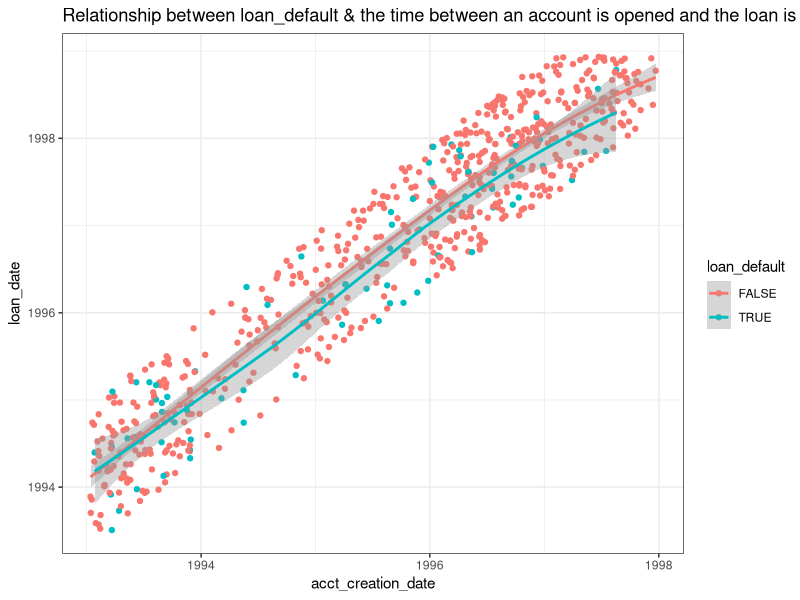
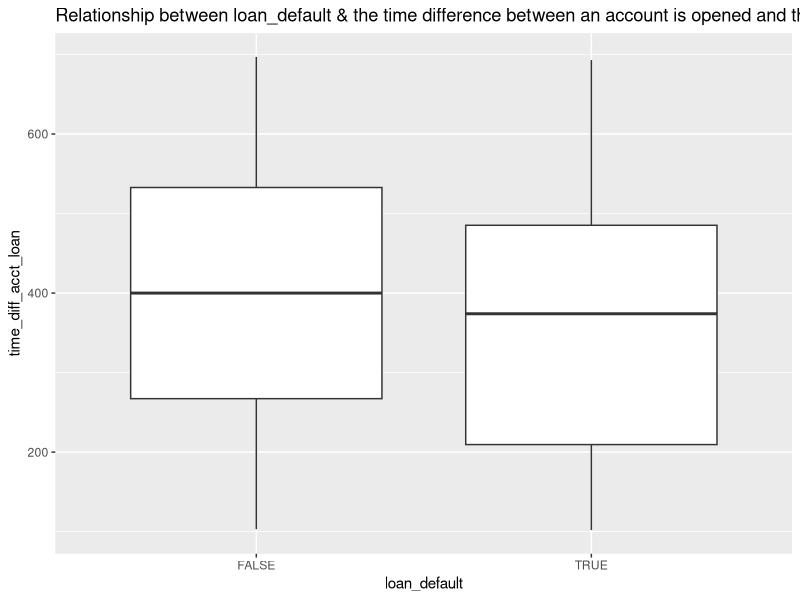
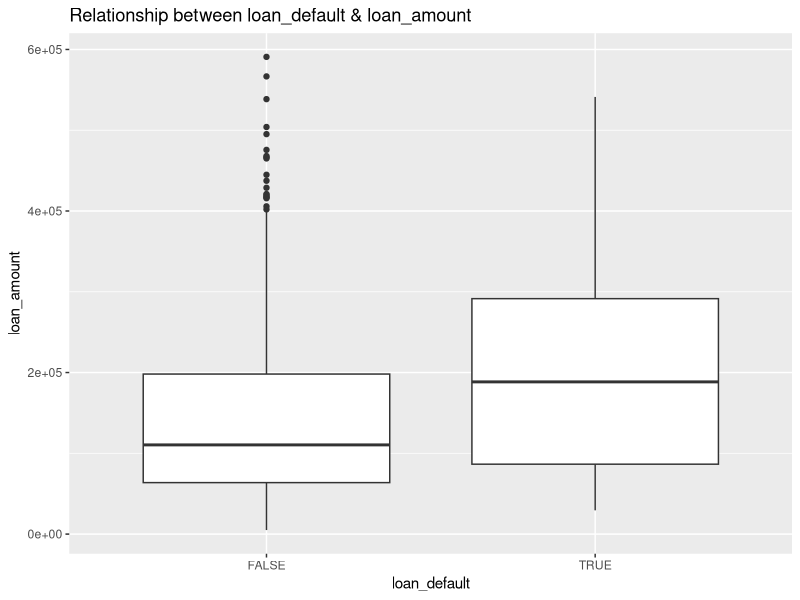

Reproduce these figures in R, in order.
## ---- chunk 1
knitr::opts_chunk$set(echo = TRUE)
## ---- chunk 2
library(tidyverse)
# install.packages("naniar")
accounts <- read_csv("data/accounts_analytical.csv")


# for this task we only need to look at 1. accounts that have a loan and 2. all loan related variables plus account_id
accounts <- accounts %>% 
  filter(!is.na(loan_date)) %>%
  select(c(account_id, acct_creation_date, loan_date, loan_amount, loan_payment, loan_term, loan_status, loan_default))

# create a new variable to calculate the time difference between loan created date and account open date
# although loan default may not be related to neither acct_creation_date nor loan_date, 
# it may be related to the difference of the 2
accounts$time_diff_acct_loan <- accounts$loan_date - accounts$acct_creation_date

accounts %>% glimpse()

# transactions <- read_csv("data/transactions.csv")
# transactions %>% glimpse()
## ---- chunk 3
# Bivariate relations
ggplot(accounts, aes(x = acct_creation_date, y = loan_date, color = loan_default))+
  geom_point() + 
  geom_smooth() +
  labs(title = "Relationship between loan_default & the time between an account is opened and the loan is created") +
  theme_bw()

# Relating a continuous to a categorical variable
ggplot(accounts, aes(x = loan_default, y = time_diff_acct_loan))+
  geom_boxplot()+
  labs(title="Relationship between loan_default & the time difference between an account is opened and the loan is created")
## ---- chunk 4
ggplot(accounts, aes(x = loan_default, y = loan_amount))+
  geom_boxplot() + 
  labs(title = "Relationship between loan_default & loan_amount")
